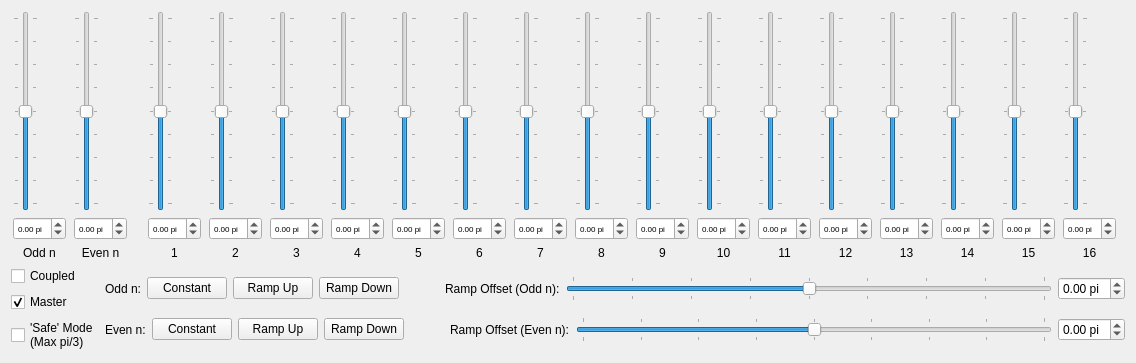
<?xml version="1.0" encoding="UTF-8"?>
<ui version="4.0">
 <class>ExtendedSliders</class>
 <widget class="QWidget" name="ExtendedSliders">
  <property name="geometry">
   <rect>
    <x>0</x>
    <y>0</y>
    <width>1136</width>
    <height>363</height>
   </rect>
  </property>
  <property name="windowTitle">
   <string>Form</string>
  </property>
  <layout class="QGridLayout" name="gridLayout_4">
   <item row="0" column="0" colspan="2">
    <layout class="QGridLayout" name="gridLayout">
     <item row="0" column="0">
      <widget class="QSlider" name="sliderOdd">
       <property name="toolTipDuration">
        <number>-1</number>
       </property>
       <property name="minimum">
        <number>-500</number>
       </property>
       <property name="maximum">
        <number>500</number>
       </property>
       <property name="singleStep">
        <number>83</number>
       </property>
       <property name="pageStep">
        <number>125</number>
       </property>
       <property name="orientation">
        <enum>Qt::Vertical</enum>
       </property>
       <property name="tickPosition">
        <enum>QSlider::TicksBothSides</enum>
       </property>
       <property name="tickInterval">
        <number>125</number>
       </property>
      </widget>
     </item>
     <item row="0" column="1">
      <widget class="QSlider" name="sliderEven">
       <property name="minimum">
        <number>-500</number>
       </property>
       <property name="maximum">
        <number>500</number>
       </property>
       <property name="singleStep">
        <number>83</number>
       </property>
       <property name="pageStep">
        <number>125</number>
       </property>
       <property name="orientation">
        <enum>Qt::Vertical</enum>
       </property>
       <property name="tickPosition">
        <enum>QSlider::TicksBothSides</enum>
       </property>
       <property name="tickInterval">
        <number>125</number>
       </property>
      </widget>
     </item>
     <item row="0" column="2">
      <spacer name="spacer">
       <property name="orientation">
        <enum>Qt::Horizontal</enum>
       </property>
       <property name="sizeType">
        <enum>QSizePolicy::Maximum</enum>
       </property>
       <property name="sizeHint" stdset="0">
        <size>
         <width>13</width>
         <height>20</height>
        </size>
       </property>
      </spacer>
     </item>
     <item row="0" column="3">
      <widget class="QSlider" name="slider1">
       <property name="toolTipDuration">
        <number>0</number>
       </property>
       <property name="minimum">
        <number>-500</number>
       </property>
       <property name="maximum">
        <number>500</number>
       </property>
       <property name="singleStep">
        <number>83</number>
       </property>
       <property name="pageStep">
        <number>125</number>
       </property>
       <property name="orientation">
        <enum>Qt::Vertical</enum>
       </property>
       <property name="tickPosition">
        <enum>QSlider::TicksBothSides</enum>
       </property>
       <property name="tickInterval">
        <number>125</number>
       </property>
      </widget>
     </item>
     <item row="0" column="4">
      <widget class="QSlider" name="slider2">
       <property name="toolTipDuration">
        <number>0</number>
       </property>
       <property name="minimum">
        <number>-500</number>
       </property>
       <property name="maximum">
        <number>500</number>
       </property>
       <property name="singleStep">
        <number>83</number>
       </property>
       <property name="pageStep">
        <number>125</number>
       </property>
       <property name="orientation">
        <enum>Qt::Vertical</enum>
       </property>
       <property name="tickPosition">
        <enum>QSlider::TicksBothSides</enum>
       </property>
       <property name="tickInterval">
        <number>125</number>
       </property>
      </widget>
     </item>
     <item row="0" column="5">
      <widget class="QSlider" name="slider3">
       <property name="toolTipDuration">
        <number>0</number>
       </property>
       <property name="minimum">
        <number>-500</number>
       </property>
       <property name="maximum">
        <number>500</number>
       </property>
       <property name="singleStep">
        <number>83</number>
       </property>
       <property name="pageStep">
        <number>125</number>
       </property>
       <property name="orientation">
        <enum>Qt::Vertical</enum>
       </property>
       <property name="tickPosition">
        <enum>QSlider::TicksBothSides</enum>
       </property>
       <property name="tickInterval">
        <number>125</number>
       </property>
      </widget>
     </item>
     <item row="0" column="6">
      <widget class="QSlider" name="slider4">
       <property name="toolTipDuration">
        <number>0</number>
       </property>
       <property name="minimum">
        <number>-500</number>
       </property>
       <property name="maximum">
        <number>500</number>
       </property>
       <property name="singleStep">
        <number>83</number>
       </property>
       <property name="pageStep">
        <number>125</number>
       </property>
       <property name="orientation">
        <enum>Qt::Vertical</enum>
       </property>
       <property name="tickPosition">
        <enum>QSlider::TicksBothSides</enum>
       </property>
       <property name="tickInterval">
        <number>125</number>
       </property>
      </widget>
     </item>
     <item row="0" column="7">
      <widget class="QSlider" name="slider5">
       <property name="toolTipDuration">
        <number>0</number>
       </property>
       <property name="minimum">
        <number>-500</number>
       </property>
       <property name="maximum">
        <number>500</number>
       </property>
       <property name="singleStep">
        <number>83</number>
       </property>
       <property name="pageStep">
        <number>125</number>
       </property>
       <property name="orientation">
        <enum>Qt::Vertical</enum>
       </property>
       <property name="tickPosition">
        <enum>QSlider::TicksBothSides</enum>
       </property>
       <property name="tickInterval">
        <number>125</number>
       </property>
      </widget>
     </item>
     <item row="0" column="8">
      <widget class="QSlider" name="slider6">
       <property name="toolTipDuration">
        <number>0</number>
       </property>
       <property name="minimum">
        <number>-500</number>
       </property>
       <property name="maximum">
        <number>500</number>
       </property>
       <property name="singleStep">
        <number>83</number>
       </property>
       <property name="pageStep">
        <number>125</number>
       </property>
       <property name="orientation">
        <enum>Qt::Vertical</enum>
       </property>
       <property name="tickPosition">
        <enum>QSlider::TicksBothSides</enum>
       </property>
       <property name="tickInterval">
        <number>125</number>
       </property>
      </widget>
     </item>
     <item row="0" column="9">
      <widget class="QSlider" name="slider7">
       <property name="toolTipDuration">
        <number>0</number>
       </property>
       <property name="minimum">
        <number>-500</number>
       </property>
       <property name="maximum">
        <number>500</number>
       </property>
       <property name="singleStep">
        <number>83</number>
       </property>
       <property name="pageStep">
        <number>125</number>
       </property>
       <property name="orientation">
        <enum>Qt::Vertical</enum>
       </property>
       <property name="tickPosition">
        <enum>QSlider::TicksBothSides</enum>
       </property>
       <property name="tickInterval">
        <number>125</number>
       </property>
      </widget>
     </item>
     <item row="0" column="10">
      <widget class="QSlider" name="slider8">
       <property name="toolTipDuration">
        <number>0</number>
       </property>
       <property name="minimum">
        <number>-500</number>
       </property>
       <property name="maximum">
        <number>500</number>
       </property>
       <property name="singleStep">
        <number>83</number>
       </property>
       <property name="pageStep">
        <number>125</number>
       </property>
       <property name="orientation">
        <enum>Qt::Vertical</enum>
       </property>
       <property name="tickPosition">
        <enum>QSlider::TicksBothSides</enum>
       </property>
       <property name="tickInterval">
        <number>125</number>
       </property>
      </widget>
     </item>
     <item row="0" column="11">
      <widget class="QSlider" name="slider9">
       <property name="toolTipDuration">
        <number>0</number>
       </property>
       <property name="minimum">
        <number>-500</number>
       </property>
       <property name="maximum">
        <number>500</number>
       </property>
       <property name="singleStep">
        <number>83</number>
       </property>
       <property name="pageStep">
        <number>125</number>
       </property>
       <property name="orientation">
        <enum>Qt::Vertical</enum>
       </property>
       <property name="tickPosition">
        <enum>QSlider::TicksBothSides</enum>
       </property>
       <property name="tickInterval">
        <number>125</number>
       </property>
      </widget>
     </item>
     <item row="0" column="12">
      <widget class="QSlider" name="slider10">
       <property name="toolTipDuration">
        <number>0</number>
       </property>
       <property name="minimum">
        <number>-500</number>
       </property>
       <property name="maximum">
        <number>500</number>
       </property>
       <property name="singleStep">
        <number>83</number>
       </property>
       <property name="pageStep">
        <number>125</number>
       </property>
       <property name="orientation">
        <enum>Qt::Vertical</enum>
       </property>
       <property name="tickPosition">
        <enum>QSlider::TicksBothSides</enum>
       </property>
       <property name="tickInterval">
        <number>125</number>
       </property>
      </widget>
     </item>
     <item row="0" column="13">
      <widget class="QSlider" name="slider11">
       <property name="toolTipDuration">
        <number>0</number>
       </property>
       <property name="minimum">
        <number>-500</number>
       </property>
       <property name="maximum">
        <number>500</number>
       </property>
       <property name="singleStep">
        <number>83</number>
       </property>
       <property name="pageStep">
        <number>125</number>
       </property>
       <property name="orientation">
        <enum>Qt::Vertical</enum>
       </property>
       <property name="tickPosition">
        <enum>QSlider::TicksBothSides</enum>
       </property>
       <property name="tickInterval">
        <number>125</number>
       </property>
      </widget>
     </item>
     <item row="0" column="14">
      <widget class="QSlider" name="slider12">
       <property name="toolTipDuration">
        <number>0</number>
       </property>
       <property name="minimum">
        <number>-500</number>
       </property>
       <property name="maximum">
        <number>500</number>
       </property>
       <property name="singleStep">
        <number>83</number>
       </property>
       <property name="pageStep">
        <number>125</number>
       </property>
       <property name="orientation">
        <enum>Qt::Vertical</enum>
       </property>
       <property name="tickPosition">
        <enum>QSlider::TicksBothSides</enum>
       </property>
       <property name="tickInterval">
        <number>125</number>
       </property>
      </widget>
     </item>
     <item row="0" column="15">
      <widget class="QSlider" name="slider13">
       <property name="toolTipDuration">
        <number>0</number>
       </property>
       <property name="minimum">
        <number>-500</number>
       </property>
       <property name="maximum">
        <number>500</number>
       </property>
       <property name="singleStep">
        <number>83</number>
       </property>
       <property name="pageStep">
        <number>125</number>
       </property>
       <property name="orientation">
        <enum>Qt::Vertical</enum>
       </property>
       <property name="tickPosition">
        <enum>QSlider::TicksBothSides</enum>
       </property>
       <property name="tickInterval">
        <number>125</number>
       </property>
      </widget>
     </item>
     <item row="0" column="16">
      <widget class="QSlider" name="slider14">
       <property name="toolTipDuration">
        <number>0</number>
       </property>
       <property name="minimum">
        <number>-500</number>
       </property>
       <property name="maximum">
        <number>500</number>
       </property>
       <property name="singleStep">
        <number>83</number>
       </property>
       <property name="pageStep">
        <number>125</number>
       </property>
       <property name="orientation">
        <enum>Qt::Vertical</enum>
       </property>
       <property name="tickPosition">
        <enum>QSlider::TicksBothSides</enum>
       </property>
       <property name="tickInterval">
        <number>125</number>
       </property>
      </widget>
     </item>
     <item row="0" column="17">
      <widget class="QSlider" name="slider15">
       <property name="toolTipDuration">
        <number>0</number>
       </property>
       <property name="minimum">
        <number>-500</number>
       </property>
       <property name="maximum">
        <number>500</number>
       </property>
       <property name="singleStep">
        <number>83</number>
       </property>
       <property name="pageStep">
        <number>125</number>
       </property>
       <property name="orientation">
        <enum>Qt::Vertical</enum>
       </property>
       <property name="tickPosition">
        <enum>QSlider::TicksBothSides</enum>
       </property>
       <property name="tickInterval">
        <number>125</number>
       </property>
      </widget>
     </item>
     <item row="0" column="18">
      <widget class="QSlider" name="slider16">
       <property name="toolTipDuration">
        <number>0</number>
       </property>
       <property name="minimum">
        <number>-500</number>
       </property>
       <property name="maximum">
        <number>500</number>
       </property>
       <property name="singleStep">
        <number>83</number>
       </property>
       <property name="pageStep">
        <number>125</number>
       </property>
       <property name="orientation">
        <enum>Qt::Vertical</enum>
       </property>
       <property name="tickPosition">
        <enum>QSlider::TicksBothSides</enum>
       </property>
       <property name="tickInterval">
        <number>125</number>
       </property>
      </widget>
     </item>
     <item row="1" column="0">
      <widget class="QDoubleSpinBox" name="boxOdd">
       <property name="font">
        <font>
         <family>Ubuntu</family>
         <pointsize>6</pointsize>
        </font>
       </property>
       <property name="frame">
        <bool>true</bool>
       </property>
       <property name="buttonSymbols">
        <enum>QAbstractSpinBox::UpDownArrows</enum>
       </property>
       <property name="suffix">
        <string> pi</string>
       </property>
       <property name="decimals">
        <number>2</number>
       </property>
       <property name="minimum">
        <double>-0.500000000000000</double>
       </property>
       <property name="maximum">
        <double>0.500000000000000</double>
       </property>
       <property name="singleStep">
        <double>0.010000000000000</double>
       </property>
      </widget>
     </item>
     <item row="1" column="1">
      <widget class="QDoubleSpinBox" name="boxEven">
       <property name="font">
        <font>
         <family>Ubuntu</family>
         <pointsize>6</pointsize>
        </font>
       </property>
       <property name="frame">
        <bool>true</bool>
       </property>
       <property name="buttonSymbols">
        <enum>QAbstractSpinBox::UpDownArrows</enum>
       </property>
       <property name="suffix">
        <string> pi</string>
       </property>
       <property name="decimals">
        <number>2</number>
       </property>
       <property name="minimum">
        <double>-0.500000000000000</double>
       </property>
       <property name="maximum">
        <double>0.500000000000000</double>
       </property>
       <property name="singleStep">
        <double>0.010000000000000</double>
       </property>
      </widget>
     </item>
     <item row="1" column="2">
      <spacer name="spacer_2">
       <property name="orientation">
        <enum>Qt::Horizontal</enum>
       </property>
       <property name="sizeType">
        <enum>QSizePolicy::Maximum</enum>
       </property>
       <property name="sizeHint" stdset="0">
        <size>
         <width>13</width>
         <height>20</height>
        </size>
       </property>
      </spacer>
     </item>
     <item row="1" column="3">
      <widget class="QDoubleSpinBox" name="box1">
       <property name="font">
        <font>
         <family>Ubuntu</family>
         <pointsize>6</pointsize>
        </font>
       </property>
       <property name="frame">
        <bool>true</bool>
       </property>
       <property name="buttonSymbols">
        <enum>QAbstractSpinBox::UpDownArrows</enum>
       </property>
       <property name="suffix">
        <string> pi</string>
       </property>
       <property name="decimals">
        <number>2</number>
       </property>
       <property name="minimum">
        <double>-0.500000000000000</double>
       </property>
       <property name="maximum">
        <double>0.500000000000000</double>
       </property>
       <property name="singleStep">
        <double>0.010000000000000</double>
       </property>
      </widget>
     </item>
     <item row="1" column="4">
      <widget class="QDoubleSpinBox" name="box2">
       <property name="font">
        <font>
         <family>Ubuntu</family>
         <pointsize>6</pointsize>
        </font>
       </property>
       <property name="frame">
        <bool>true</bool>
       </property>
       <property name="buttonSymbols">
        <enum>QAbstractSpinBox::UpDownArrows</enum>
       </property>
       <property name="suffix">
        <string> pi</string>
       </property>
       <property name="decimals">
        <number>2</number>
       </property>
       <property name="minimum">
        <double>-0.500000000000000</double>
       </property>
       <property name="maximum">
        <double>0.500000000000000</double>
       </property>
       <property name="singleStep">
        <double>0.010000000000000</double>
       </property>
      </widget>
     </item>
     <item row="1" column="5">
      <widget class="QDoubleSpinBox" name="box3">
       <property name="font">
        <font>
         <family>Ubuntu</family>
         <pointsize>6</pointsize>
        </font>
       </property>
       <property name="frame">
        <bool>true</bool>
       </property>
       <property name="buttonSymbols">
        <enum>QAbstractSpinBox::UpDownArrows</enum>
       </property>
       <property name="suffix">
        <string> pi</string>
       </property>
       <property name="decimals">
        <number>2</number>
       </property>
       <property name="minimum">
        <double>-0.500000000000000</double>
       </property>
       <property name="maximum">
        <double>0.500000000000000</double>
       </property>
       <property name="singleStep">
        <double>0.010000000000000</double>
       </property>
      </widget>
     </item>
     <item row="1" column="6">
      <widget class="QDoubleSpinBox" name="box4">
       <property name="font">
        <font>
         <family>Ubuntu</family>
         <pointsize>6</pointsize>
        </font>
       </property>
       <property name="frame">
        <bool>true</bool>
       </property>
       <property name="buttonSymbols">
        <enum>QAbstractSpinBox::UpDownArrows</enum>
       </property>
       <property name="suffix">
        <string> pi</string>
       </property>
       <property name="decimals">
        <number>2</number>
       </property>
       <property name="minimum">
        <double>-0.500000000000000</double>
       </property>
       <property name="maximum">
        <double>0.500000000000000</double>
       </property>
       <property name="singleStep">
        <double>0.010000000000000</double>
       </property>
      </widget>
     </item>
     <item row="1" column="7">
      <widget class="QDoubleSpinBox" name="box5">
       <property name="font">
        <font>
         <family>Ubuntu</family>
         <pointsize>6</pointsize>
        </font>
       </property>
       <property name="frame">
        <bool>true</bool>
       </property>
       <property name="buttonSymbols">
        <enum>QAbstractSpinBox::UpDownArrows</enum>
       </property>
       <property name="suffix">
        <string> pi</string>
       </property>
       <property name="decimals">
        <number>2</number>
       </property>
       <property name="minimum">
        <double>-0.500000000000000</double>
       </property>
       <property name="maximum">
        <double>0.500000000000000</double>
       </property>
       <property name="singleStep">
        <double>0.010000000000000</double>
       </property>
      </widget>
     </item>
     <item row="1" column="8">
      <widget class="QDoubleSpinBox" name="box6">
       <property name="font">
        <font>
         <family>Ubuntu</family>
         <pointsize>6</pointsize>
        </font>
       </property>
       <property name="frame">
        <bool>true</bool>
       </property>
       <property name="buttonSymbols">
        <enum>QAbstractSpinBox::UpDownArrows</enum>
       </property>
       <property name="suffix">
        <string> pi</string>
       </property>
       <property name="decimals">
        <number>2</number>
       </property>
       <property name="minimum">
        <double>-0.500000000000000</double>
       </property>
       <property name="maximum">
        <double>0.500000000000000</double>
       </property>
       <property name="singleStep">
        <double>0.010000000000000</double>
       </property>
      </widget>
     </item>
     <item row="1" column="9">
      <widget class="QDoubleSpinBox" name="box7">
       <property name="font">
        <font>
         <family>Ubuntu</family>
         <pointsize>6</pointsize>
        </font>
       </property>
       <property name="frame">
        <bool>true</bool>
       </property>
       <property name="buttonSymbols">
        <enum>QAbstractSpinBox::UpDownArrows</enum>
       </property>
       <property name="suffix">
        <string> pi</string>
       </property>
       <property name="decimals">
        <number>2</number>
       </property>
       <property name="minimum">
        <double>-0.500000000000000</double>
       </property>
       <property name="maximum">
        <double>0.500000000000000</double>
       </property>
       <property name="singleStep">
        <double>0.010000000000000</double>
       </property>
      </widget>
     </item>
     <item row="1" column="10">
      <widget class="QDoubleSpinBox" name="box8">
       <property name="font">
        <font>
         <family>Ubuntu</family>
         <pointsize>6</pointsize>
        </font>
       </property>
       <property name="frame">
        <bool>true</bool>
       </property>
       <property name="buttonSymbols">
        <enum>QAbstractSpinBox::UpDownArrows</enum>
       </property>
       <property name="suffix">
        <string> pi</string>
       </property>
       <property name="decimals">
        <number>2</number>
       </property>
       <property name="minimum">
        <double>-0.500000000000000</double>
       </property>
       <property name="maximum">
        <double>0.500000000000000</double>
       </property>
       <property name="singleStep">
        <double>0.010000000000000</double>
       </property>
      </widget>
     </item>
     <item row="1" column="11">
      <widget class="QDoubleSpinBox" name="box9">
       <property name="font">
        <font>
         <family>Ubuntu</family>
         <pointsize>6</pointsize>
        </font>
       </property>
       <property name="frame">
        <bool>true</bool>
       </property>
       <property name="buttonSymbols">
        <enum>QAbstractSpinBox::UpDownArrows</enum>
       </property>
       <property name="suffix">
        <string> pi</string>
       </property>
       <property name="decimals">
        <number>2</number>
       </property>
       <property name="minimum">
        <double>-0.500000000000000</double>
       </property>
       <property name="maximum">
        <double>0.500000000000000</double>
       </property>
       <property name="singleStep">
        <double>0.010000000000000</double>
       </property>
      </widget>
     </item>
     <item row="1" column="12">
      <widget class="QDoubleSpinBox" name="box10">
       <property name="font">
        <font>
         <family>Ubuntu</family>
         <pointsize>6</pointsize>
        </font>
       </property>
       <property name="frame">
        <bool>true</bool>
       </property>
       <property name="buttonSymbols">
        <enum>QAbstractSpinBox::UpDownArrows</enum>
       </property>
       <property name="suffix">
        <string> pi</string>
       </property>
       <property name="decimals">
        <number>2</number>
       </property>
       <property name="minimum">
        <double>-0.500000000000000</double>
       </property>
       <property name="maximum">
        <double>0.500000000000000</double>
       </property>
       <property name="singleStep">
        <double>0.010000000000000</double>
       </property>
      </widget>
     </item>
     <item row="1" column="13">
      <widget class="QDoubleSpinBox" name="box11">
       <property name="font">
        <font>
         <family>Ubuntu</family>
         <pointsize>6</pointsize>
        </font>
       </property>
       <property name="frame">
        <bool>true</bool>
       </property>
       <property name="buttonSymbols">
        <enum>QAbstractSpinBox::UpDownArrows</enum>
       </property>
       <property name="suffix">
        <string> pi</string>
       </property>
       <property name="decimals">
        <number>2</number>
       </property>
       <property name="minimum">
        <double>-0.500000000000000</double>
       </property>
       <property name="maximum">
        <double>0.500000000000000</double>
       </property>
       <property name="singleStep">
        <double>0.010000000000000</double>
       </property>
      </widget>
     </item>
     <item row="1" column="14">
      <widget class="QDoubleSpinBox" name="box12">
       <property name="font">
        <font>
         <family>Ubuntu</family>
         <pointsize>6</pointsize>
        </font>
       </property>
       <property name="frame">
        <bool>true</bool>
       </property>
       <property name="buttonSymbols">
        <enum>QAbstractSpinBox::UpDownArrows</enum>
       </property>
       <property name="suffix">
        <string> pi</string>
       </property>
       <property name="decimals">
        <number>2</number>
       </property>
       <property name="minimum">
        <double>-0.500000000000000</double>
       </property>
       <property name="maximum">
        <double>0.500000000000000</double>
       </property>
       <property name="singleStep">
        <double>0.010000000000000</double>
       </property>
      </widget>
     </item>
     <item row="1" column="15">
      <widget class="QDoubleSpinBox" name="box13">
       <property name="font">
        <font>
         <family>Ubuntu</family>
         <pointsize>6</pointsize>
        </font>
       </property>
       <property name="frame">
        <bool>true</bool>
       </property>
       <property name="buttonSymbols">
        <enum>QAbstractSpinBox::UpDownArrows</enum>
       </property>
       <property name="suffix">
        <string> pi</string>
       </property>
       <property name="decimals">
        <number>2</number>
       </property>
       <property name="minimum">
        <double>-0.500000000000000</double>
       </property>
       <property name="maximum">
        <double>0.500000000000000</double>
       </property>
       <property name="singleStep">
        <double>0.010000000000000</double>
       </property>
      </widget>
     </item>
     <item row="1" column="16">
      <widget class="QDoubleSpinBox" name="box14">
       <property name="font">
        <font>
         <family>Ubuntu</family>
         <pointsize>6</pointsize>
        </font>
       </property>
       <property name="frame">
        <bool>true</bool>
       </property>
       <property name="buttonSymbols">
        <enum>QAbstractSpinBox::UpDownArrows</enum>
       </property>
       <property name="suffix">
        <string> pi</string>
       </property>
       <property name="decimals">
        <number>2</number>
       </property>
       <property name="minimum">
        <double>-0.500000000000000</double>
       </property>
       <property name="maximum">
        <double>0.500000000000000</double>
       </property>
       <property name="singleStep">
        <double>0.010000000000000</double>
       </property>
      </widget>
     </item>
     <item row="1" column="17">
      <widget class="QDoubleSpinBox" name="box15">
       <property name="font">
        <font>
         <family>Ubuntu</family>
         <pointsize>6</pointsize>
        </font>
       </property>
       <property name="frame">
        <bool>true</bool>
       </property>
       <property name="buttonSymbols">
        <enum>QAbstractSpinBox::UpDownArrows</enum>
       </property>
       <property name="suffix">
        <string> pi</string>
       </property>
       <property name="decimals">
        <number>2</number>
       </property>
       <property name="minimum">
        <double>-0.500000000000000</double>
       </property>
       <property name="maximum">
        <double>0.500000000000000</double>
       </property>
       <property name="singleStep">
        <double>0.010000000000000</double>
       </property>
      </widget>
     </item>
     <item row="1" column="18">
      <widget class="QDoubleSpinBox" name="box16">
       <property name="font">
        <font>
         <family>Ubuntu</family>
         <pointsize>6</pointsize>
        </font>
       </property>
       <property name="frame">
        <bool>true</bool>
       </property>
       <property name="buttonSymbols">
        <enum>QAbstractSpinBox::UpDownArrows</enum>
       </property>
       <property name="suffix">
        <string> pi</string>
       </property>
       <property name="decimals">
        <number>2</number>
       </property>
       <property name="minimum">
        <double>-0.500000000000000</double>
       </property>
       <property name="maximum">
        <double>0.500000000000000</double>
       </property>
       <property name="singleStep">
        <double>0.010000000000000</double>
       </property>
      </widget>
     </item>
     <item row="2" column="0">
      <widget class="QLabel" name="labelOdd">
       <property name="text">
        <string>Odd n</string>
       </property>
       <property name="alignment">
        <set>Qt::AlignCenter</set>
       </property>
      </widget>
     </item>
     <item row="2" column="1">
      <widget class="QLabel" name="labelEven">
       <property name="text">
        <string>Even n</string>
       </property>
       <property name="alignment">
        <set>Qt::AlignCenter</set>
       </property>
      </widget>
     </item>
     <item row="2" column="3">
      <widget class="QLabel" name="label1">
       <property name="text">
        <string>1</string>
       </property>
       <property name="alignment">
        <set>Qt::AlignCenter</set>
       </property>
      </widget>
     </item>
     <item row="2" column="4">
      <widget class="QLabel" name="label2">
       <property name="text">
        <string>2</string>
       </property>
       <property name="alignment">
        <set>Qt::AlignCenter</set>
       </property>
      </widget>
     </item>
     <item row="2" column="5">
      <widget class="QLabel" name="label3">
       <property name="text">
        <string>3</string>
       </property>
       <property name="alignment">
        <set>Qt::AlignCenter</set>
       </property>
      </widget>
     </item>
     <item row="2" column="6">
      <widget class="QLabel" name="label4">
       <property name="text">
        <string>4</string>
       </property>
       <property name="alignment">
        <set>Qt::AlignCenter</set>
       </property>
      </widget>
     </item>
     <item row="2" column="7">
      <widget class="QLabel" name="label5">
       <property name="text">
        <string>5</string>
       </property>
       <property name="alignment">
        <set>Qt::AlignCenter</set>
       </property>
      </widget>
     </item>
     <item row="2" column="8">
      <widget class="QLabel" name="label6">
       <property name="text">
        <string>6</string>
       </property>
       <property name="alignment">
        <set>Qt::AlignCenter</set>
       </property>
      </widget>
     </item>
     <item row="2" column="9">
      <widget class="QLabel" name="label7">
       <property name="text">
        <string>7</string>
       </property>
       <property name="alignment">
        <set>Qt::AlignCenter</set>
       </property>
      </widget>
     </item>
     <item row="2" column="10">
      <widget class="QLabel" name="label8">
       <property name="text">
        <string>8</string>
       </property>
       <property name="alignment">
        <set>Qt::AlignCenter</set>
       </property>
      </widget>
     </item>
     <item row="2" column="11">
      <widget class="QLabel" name="label9">
       <property name="text">
        <string>9</string>
       </property>
       <property name="alignment">
        <set>Qt::AlignCenter</set>
       </property>
      </widget>
     </item>
     <item row="2" column="12">
      <widget class="QLabel" name="label10">
       <property name="text">
        <string>10</string>
       </property>
       <property name="alignment">
        <set>Qt::AlignCenter</set>
       </property>
      </widget>
     </item>
     <item row="2" column="13">
      <widget class="QLabel" name="label11">
       <property name="text">
        <string>11</string>
       </property>
       <property name="alignment">
        <set>Qt::AlignCenter</set>
       </property>
      </widget>
     </item>
     <item row="2" column="14">
      <widget class="QLabel" name="label12">
       <property name="text">
        <string>12</string>
       </property>
       <property name="alignment">
        <set>Qt::AlignCenter</set>
       </property>
      </widget>
     </item>
     <item row="2" column="15">
      <widget class="QLabel" name="label13">
       <property name="text">
        <string>13</string>
       </property>
       <property name="alignment">
        <set>Qt::AlignCenter</set>
       </property>
      </widget>
     </item>
     <item row="2" column="16">
      <widget class="QLabel" name="label14">
       <property name="text">
        <string>14</string>
       </property>
       <property name="alignment">
        <set>Qt::AlignCenter</set>
       </property>
      </widget>
     </item>
     <item row="2" column="17">
      <widget class="QLabel" name="label15">
       <property name="text">
        <string>15</string>
       </property>
       <property name="alignment">
        <set>Qt::AlignCenter</set>
       </property>
      </widget>
     </item>
     <item row="2" column="18">
      <widget class="QLabel" name="label16">
       <property name="text">
        <string>16</string>
       </property>
       <property name="alignment">
        <set>Qt::AlignCenter</set>
       </property>
      </widget>
     </item>
    </layout>
   </item>
   <item row="1" column="0">
    <layout class="QGridLayout" name="gridLayout_2">
     <item row="1" column="0" alignment="Qt::AlignLeft">
      <widget class="QCheckBox" name="masterBox">
       <property name="text">
        <string>Master</string>
       </property>
       <property name="checked">
        <bool>true</bool>
       </property>
      </widget>
     </item>
     <item row="0" column="0" alignment="Qt::AlignLeft">
      <widget class="QCheckBox" name="coupledBox">
       <property name="text">
        <string>Coupled</string>
       </property>
      </widget>
     </item>
     <item row="2" column="0">
      <widget class="QCheckBox" name="safeCheckBox">
       <property name="text">
        <string>'Safe' Mode
(Max pi/3)</string>
       </property>
      </widget>
     </item>
    </layout>
   </item>
   <item row="1" column="1">
    <layout class="QGridLayout" name="gridLayout_3">
     <item row="0" column="0">
      <layout class="QHBoxLayout" name="horizontalLayout_3">
       <item>
        <widget class="QLabel" name="buttonOddLabel">
         <property name="text">
          <string>Odd n:</string>
         </property>
        </widget>
       </item>
       <item>
        <layout class="QHBoxLayout" name="horizontalLayout">
         <item>
          <widget class="QPushButton" name="constOddButton">
           <property name="text">
            <string>Constant</string>
           </property>
           <property name="checkable">
            <bool>true</bool>
           </property>
           <attribute name="buttonGroup">
            <string notr="true">customOddMode</string>
           </attribute>
          </widget>
         </item>
         <item>
          <widget class="QPushButton" name="linupOddButton">
           <property name="text">
            <string>Ramp Up</string>
           </property>
           <property name="checkable">
            <bool>true</bool>
           </property>
           <attribute name="buttonGroup">
            <string notr="true">customOddMode</string>
           </attribute>
          </widget>
         </item>
         <item>
          <widget class="QPushButton" name="lindownOddButton">
           <property name="text">
            <string>Ramp Down</string>
           </property>
           <property name="checkable">
            <bool>true</bool>
           </property>
           <attribute name="buttonGroup">
            <string notr="true">customOddMode</string>
           </attribute>
          </widget>
         </item>
        </layout>
       </item>
       <item>
        <spacer name="horizontalSpacer">
         <property name="orientation">
          <enum>Qt::Horizontal</enum>
         </property>
         <property name="sizeType">
          <enum>QSizePolicy::Fixed</enum>
         </property>
         <property name="sizeHint" stdset="0">
          <size>
           <width>40</width>
           <height>20</height>
          </size>
         </property>
        </spacer>
       </item>
       <item>
        <widget class="QLabel" name="rampOddLabel">
         <property name="text">
          <string>Ramp Offset (Odd n):</string>
         </property>
        </widget>
       </item>
       <item>
        <widget class="QSlider" name="rampOddSlider">
         <property name="minimum">
          <number>-500</number>
         </property>
         <property name="maximum">
          <number>500</number>
         </property>
         <property name="singleStep">
          <number>83</number>
         </property>
         <property name="pageStep">
          <number>125</number>
         </property>
         <property name="orientation">
          <enum>Qt::Horizontal</enum>
         </property>
         <property name="tickPosition">
          <enum>QSlider::TicksBothSides</enum>
         </property>
         <property name="tickInterval">
          <number>125</number>
         </property>
        </widget>
       </item>
       <item>
        <widget class="QDoubleSpinBox" name="rampOddBox">
         <property name="suffix">
          <string> pi</string>
         </property>
         <property name="minimum">
          <double>-0.500000000000000</double>
         </property>
         <property name="maximum">
          <double>0.500000000000000</double>
         </property>
         <property name="singleStep">
          <double>0.010000000000000</double>
         </property>
        </widget>
       </item>
      </layout>
     </item>
     <item row="1" column="0">
      <layout class="QHBoxLayout" name="horizontalLayout_4">
       <item>
        <widget class="QLabel" name="buttonEvenLabel">
         <property name="text">
          <string>Even n:</string>
         </property>
        </widget>
       </item>
       <item>
        <layout class="QHBoxLayout" name="horizontalLayout_2">
         <item>
          <widget class="QPushButton" name="constEvenButton">
           <property name="text">
            <string>Constant</string>
           </property>
           <property name="checkable">
            <bool>true</bool>
           </property>
           <attribute name="buttonGroup">
            <string notr="true">customEvenMode</string>
           </attribute>
          </widget>
         </item>
         <item>
          <widget class="QPushButton" name="linupEvenButton">
           <property name="text">
            <string>Ramp Up</string>
           </property>
           <property name="checkable">
            <bool>true</bool>
           </property>
           <attribute name="buttonGroup">
            <string notr="true">customEvenMode</string>
           </attribute>
          </widget>
         </item>
         <item>
          <widget class="QPushButton" name="lindownEvenButton">
           <property name="text">
            <string>Ramp Down</string>
           </property>
           <property name="checkable">
            <bool>true</bool>
           </property>
           <attribute name="buttonGroup">
            <string notr="true">customEvenMode</string>
           </attribute>
          </widget>
         </item>
        </layout>
       </item>
       <item>
        <spacer name="horizontalSpacer_2">
         <property name="orientation">
          <enum>Qt::Horizontal</enum>
         </property>
         <property name="sizeType">
          <enum>QSizePolicy::Fixed</enum>
         </property>
         <property name="sizeHint" stdset="0">
          <size>
           <width>40</width>
           <height>20</height>
          </size>
         </property>
        </spacer>
       </item>
       <item>
        <widget class="QLabel" name="rampEvenLabel">
         <property name="text">
          <string>Ramp Offset (Even n):</string>
         </property>
        </widget>
       </item>
       <item>
        <widget class="QSlider" name="rampEvenSlider">
         <property name="minimum">
          <number>-500</number>
         </property>
         <property name="maximum">
          <number>500</number>
         </property>
         <property name="singleStep">
          <number>83</number>
         </property>
         <property name="pageStep">
          <number>125</number>
         </property>
         <property name="orientation">
          <enum>Qt::Horizontal</enum>
         </property>
         <property name="tickPosition">
          <enum>QSlider::TicksBothSides</enum>
         </property>
         <property name="tickInterval">
          <number>125</number>
         </property>
        </widget>
       </item>
       <item>
        <widget class="QDoubleSpinBox" name="rampEvenBox">
         <property name="suffix">
          <string> pi</string>
         </property>
         <property name="minimum">
          <double>-0.500000000000000</double>
         </property>
         <property name="maximum">
          <double>0.500000000000000</double>
         </property>
         <property name="singleStep">
          <double>0.010000000000000</double>
         </property>
        </widget>
       </item>
      </layout>
     </item>
    </layout>
   </item>
  </layout>
 </widget>
 <tabstops>
  <tabstop>boxOdd</tabstop>
  <tabstop>boxEven</tabstop>
  <tabstop>box1</tabstop>
  <tabstop>box2</tabstop>
  <tabstop>box3</tabstop>
  <tabstop>box4</tabstop>
  <tabstop>box5</tabstop>
  <tabstop>box6</tabstop>
  <tabstop>box7</tabstop>
  <tabstop>box8</tabstop>
  <tabstop>box9</tabstop>
  <tabstop>box10</tabstop>
  <tabstop>box11</tabstop>
  <tabstop>box12</tabstop>
  <tabstop>box13</tabstop>
  <tabstop>box14</tabstop>
  <tabstop>box15</tabstop>
  <tabstop>box16</tabstop>
  <tabstop>coupledBox</tabstop>
  <tabstop>masterBox</tabstop>
  <tabstop>safeCheckBox</tabstop>
  <tabstop>constOddButton</tabstop>
  <tabstop>linupOddButton</tabstop>
  <tabstop>lindownOddButton</tabstop>
  <tabstop>constEvenButton</tabstop>
  <tabstop>linupEvenButton</tabstop>
  <tabstop>lindownEvenButton</tabstop>
  <tabstop>rampOddBox</tabstop>
  <tabstop>rampEvenBox</tabstop>
  <tabstop>rampOddSlider</tabstop>
  <tabstop>rampEvenSlider</tabstop>
  <tabstop>sliderOdd</tabstop>
  <tabstop>sliderEven</tabstop>
  <tabstop>slider1</tabstop>
  <tabstop>slider2</tabstop>
  <tabstop>slider3</tabstop>
  <tabstop>slider4</tabstop>
  <tabstop>slider5</tabstop>
  <tabstop>slider6</tabstop>
  <tabstop>slider7</tabstop>
  <tabstop>slider8</tabstop>
  <tabstop>slider9</tabstop>
  <tabstop>slider10</tabstop>
  <tabstop>slider11</tabstop>
  <tabstop>slider12</tabstop>
  <tabstop>slider13</tabstop>
  <tabstop>slider14</tabstop>
  <tabstop>slider15</tabstop>
  <tabstop>slider16</tabstop>
 </tabstops>
 <resources/>
 <connections/>
 <buttongroups>
  <buttongroup name="customOddMode"/>
  <buttongroup name="customEvenMode"/>
 </buttongroups>
</ui>
